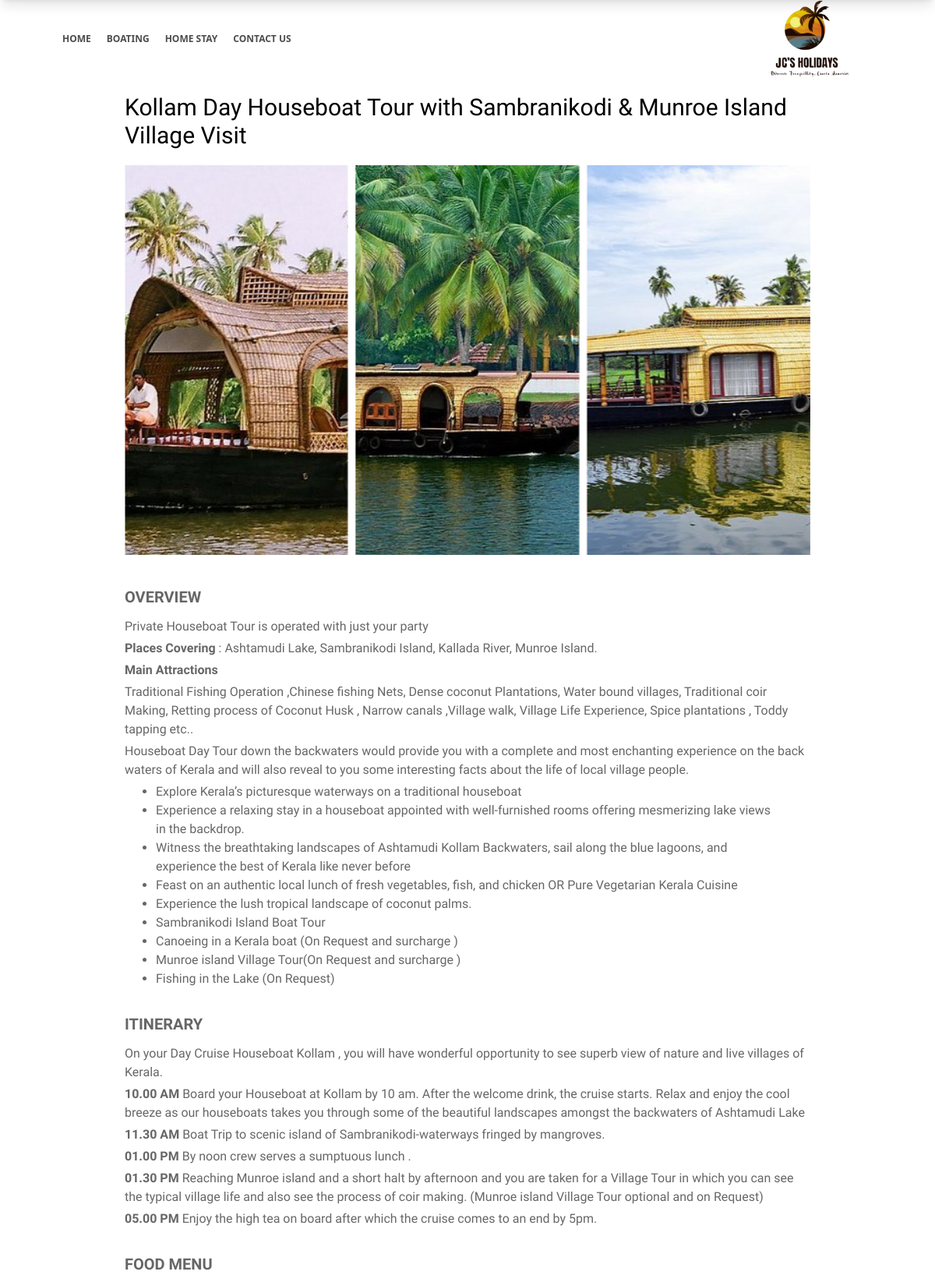
The page /package/Sambranikodi/ (upper part) on the database its author committed.
### myapp/models.py (models this page shows, shortened)
class BoatingPackage(models.Model):
    boat = models.ForeignKey(Boat, on_delete=models.CASCADE, related_name='packages', default=1)
    slug = models.SlugField(unique=True)
    package_name = models.CharField(max_length=255)
    thumbnail = models.ImageField(upload_to='packages/')
    short_overview = models.CharField(max_length=250)
    places_covering = models.TextField()

class PackageImage(models.Model):
    package = models.ForeignKey(BoatingPackage, related_name='package_images', on_delete=models.CASCADE)
    image = models.ImageField(upload_to='package_images/')

class MainAttraction(models.Model):
    section = models.ForeignKey(BoatingPackage, on_delete=models.CASCADE, related_name='main_attraction')
    main_attraction = models.TextField()

class AttractionBulletPoint(models.Model):
    section = models.ForeignKey(BoatingPackage, on_delete=models.CASCADE, related_name='attraction_bullet_points')
    text = models.CharField(max_length=300)

class ItinerarySection(models.Model):
    section = models.ForeignKey(BoatingPackage, on_delete=models.CASCADE, default=1, related_name='itinerary_desc')
    short_description = models.TextField()

class ItineraryItem(models.Model):
    section = models.ForeignKey(BoatingPackage, on_delete=models.CASCADE, related_name='itinerary_items')
    time = models.CharField(max_length=20)
    plan = models.TextField()

### myapp/views.py (the view)
# urls.py: path('package/<slug:slug>/', views.package, name='package'),
def package(request, slug):
    package = BoatingPackage.objects.get(slug=slug)
    return render(request, 'package.html', {
        'package': package,
    })

### templates/package.html (shortened to what this page needs)
{% load static %}
<!DOCTYPE html>
<html lang="en">
<head>
    <link href="https://cdn.jsdelivr.net/npm/remixicon@4.5.0/fonts/remixicon.css" rel="stylesheet"/>
    <link rel="stylesheet" href="https://cdn.jsdelivr.net/npm/swiper@11/swiper-bundle.min.css" />
    <link rel="stylesheet" href="{% static "css/main.css" %}">
    <link rel="stylesheet" href="{% static "css/style.css" %}">
</head>
<body>
    <div class="fixed top-0 z-10">
        <div class="flex flex-col">
                <div class="h-[100px] bg-white w-screen px-5 sm:px-20 flex justify-between items-center text-[12px] font-bold text-black/70">
                    <div class="hidden md:flex gap-5">
                        <a class="hover:text-black transition ease-in duration-300 hover:text-shadow" href="/">HOME</a>
                        <a class="hover:text-black transition ease-in duration-300 hover:text-shadow" href="/#boat">BOATING</a>
                        <a class="hover:text-black transition ease-in duration-300 hover:text-shadow" href="/#home">HOME STAY</a>
                        <a class="hover:text-black transition ease-in duration-300 hover:text-shadow" href="/contact/">CONTACT US</a>
                    </div>
                    <img class="h-[100px]" src="{% static "images/jh.png" %}" alt="">
            </div>
            <div class="">
                <img class="w-screen" src="{% static "images/bg-sldr.png" %}" alt="">
            </div>
        </div>
    </div>
    <div class="mx-5 sm:mx-40 mt-30 sm:mb-10 sm:mt-30 con">
        <h1 class="text-3xl mb-5">{{ package.package_name }}</h1>
        <div class="swiper mySwiper h-[300px] sm:h-[500px]">
            <div class="swiper-wrapper">
              {% for image in package.package_images.all %}
                <div class="swiper-slide">
                  <img class="object-cover w-full h-full" src="{{ image.image.url }}" alt="">
                </div>
              {% endfor %}
            </div>
        </div>
    </div>
    <div class="mx-5 sm:mx-40 mt-10 sm:mb-20 sm:mt-10 con">
        <div class="flex flex-col gap-8">
            <div class="flex flex-col gap-3">
                <h5 class="font-bold con text-xl text-black/60">OVERVIEW</h5>
                <div class="flex flex-col gap-1 text-black/60">
                    <p>{{ package.short_overview }}</p>
                    <p><span class="font-bold">Places Covering</span> : {{ package.places_covering }}</p>
                    <span class="font-bold">Main Attractions  </span>
                    {% for p in package.main_attraction.all  %}
                        <p>{{ p.main_attraction }}</p>
                    {% endfor %}
                    <div class="flex flex-col mx-10">
                        <ul class="list-disc">
                            {% for p in package.attraction_bullet_points.all %}
                            <li>{{ p.text }}</li>
                            {% endfor %}
                        </ul>
                    </div>
                </div>
            </div>
            <div class="flex flex-col gap-3">
                <h5 class="font-bold con text-xl text-black/60">ITINERARY</h5>
                <div class="flex flex-col gap-1 text-black/60">
                    {% for p in package.itinerary_desc.all %}
                        <p>{{ p.short_description }}</p>
                    {% endfor %}
                    {% for p in package.itinerary_items.all %}
                        <p><span class="font-bold">{{ p.time }}</span> {{ p.plan }}</p>
                    {% endfor %}
                </div>
            </div>
            <div class="flex flex-col gap-3">
                <h5 class="font-bold con text-xl text-black/60">FOOD MENU</h5>
            </div>
        </div>
    </div>
</body>
</html>

### static/css/style.css (style rules this page uses)
.con { font-family: "Roboto Condensed", sans-serif; }

### rows shown on the page
BoatingPackage: package_name "Kollam Day Houseboat Tour with Sambranikodi & Munroe Island Village Visit", short_overview "Private Houseboat Tour is operated with just your party", places_covering "Ashtamudi Lake, Sambranikodi Island, Kallada River, Munroe Island."
PackageImage: image (picture)
PackageImage: image (picture)
PackageImage: image (picture)
MainAttraction: main_attraction "Traditional Fishing Operation ,Chinese fishing Nets, Dense coconut Plantations, Water bound villages, Traditional coir Making, Retting process of Coconut Husk , Narrow canals ,Village walk, Village Life Experience, Spice plantations , Toddy tapping etc.."
MainAttraction: main_attraction "Houseboat Day Tour down the backwaters would provide you with a complete and most enchanting experience on the back waters of Kerala and will also reveal to you some interesting facts about the life of local village people."
AttractionBulletPoint: text "Explore Kerala’s picturesque waterways on a traditional houseboat"
AttractionBulletPoint: text "Experience a relaxing stay in a houseboat appointed with well-furnished rooms offering mesmerizing lake views in the backdrop."
AttractionBulletPoint: text "Witness the breathtaking landscapes of Ashtamudi Kollam Backwaters, sail along the blue lagoons, and experience the best of Kerala like never before"
AttractionBulletPoint: text "Feast on an authentic local lunch of fresh vegetables, fish, and chicken OR Pure Vegetarian Kerala Cuisine"
AttractionBulletPoint: text "Experience the lush tropical landscape of coconut palms."
AttractionBulletPoint: text "Sambranikodi Island Boat Tour"
AttractionBulletPoint: text "Canoeing in a Kerala boat (On Request and surcharge )"
AttractionBulletPoint: text "Munroe island Village Tour(On Request and surcharge )"
AttractionBulletPoint: text "Fishing in the Lake (On Request)"
ItinerarySection: short_description "On your Day Cruise Houseboat Kollam , you will have wonderful opportunity to see superb view of nature and live villages of Kerala."
ItineraryItem: time "10.00 AM", plan "Board your Houseboat at Kollam by 10 am. After the welcome drink, the cruise starts. Relax and enjoy the cool breeze as our houseboats takes you through some of the beautiful landscapes amongst the backwaters of Ashtamudi Lake"
ItineraryItem: time "11.30 AM", plan "Boat Trip to scenic island of Sambranikodi-waterways fringed by mangroves."
ItineraryItem: time "01.00 PM", plan "By noon crew serves a sumptuous lunch ."
ItineraryItem: time "01.30 PM", plan "Reaching Munroe island and a short halt by afternoon and you are taken for a Village Tour in which you can see the typical village life and also see the process of coir making. (Munroe island Village Tour optional and on Request)"
ItineraryItem: time "05.00 PM", plan "Enjoy the high tea on board after which the cruise comes to an end by 5pm."
